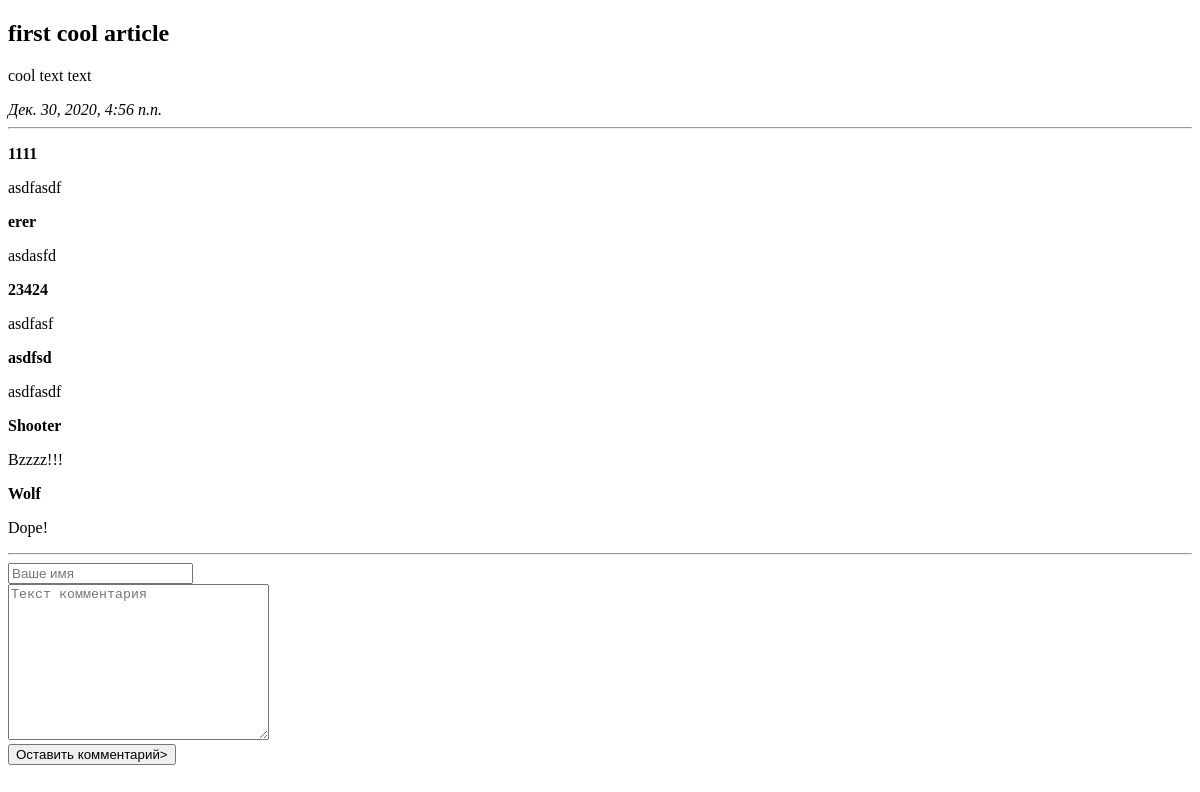
Before: /1/ with the older database file.
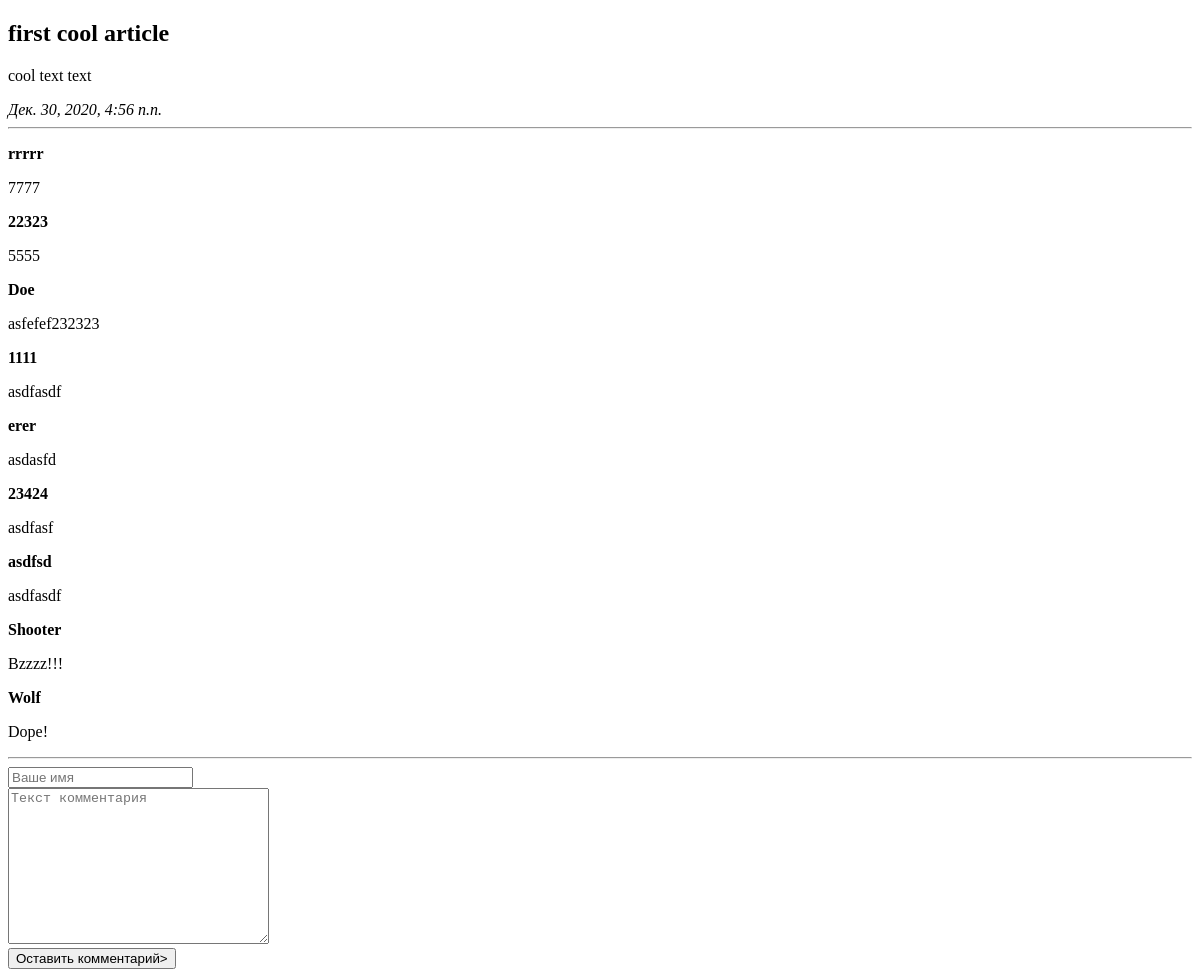
After: the same page with the newer database file.
### articles/models.py (models this page shows, shortened)
class Article(models.Model):
    article_title = models.CharField('название статьи', max_length=200)
    article_text = models.TextField('текст статьи')
    pub_date = models.DateTimeField('дата публикации')
    def was_published_recently(self):
        return self.pub_date >= (timezone.now() - datetime.timedelta(days=7))
    class Meta:
        verbose_name = 'Статья'
        verbose_name_plural = 'Статьи'

class Comment(models.Model):
    article = models.ForeignKey(Article, on_delete=models.CASCADE)
    author_name = models.CharField('имя автора', max_length=50)
    comment_text = models.CharField('текст комментария', max_length=200)
    class Meta:
        verbose_name = 'Комментарий'
        verbose_name_plural = 'Комментарии'

### articles/views.py (the view)
# urls.py: path('<int:article_id>/', views.detail, name='detail'),
def detail(request, article_id):
    try:
        a = Article.objects.get(id=article_id)
    except Exception:
        raise Http404("Статья не найдена!")
    latest_comments_list = a.comment_set.order_by('-id')[:10]
    return render(request, 'articles/detail.html',
                  {'article': a, 'latest_comments_list': latest_comments_list})

### templates/articles/detail.html (shortened to what this page needs)
{% extends 'base.html' %}
{% block content %}
<h2>{{ article.article_title }}</h2>
<p>{{ article.article_text }}</p>
<em>{{ article.pub_date }}</em>
<hr>
{% if latest_comments_list %}
	{% for c in latest_comments_list %}
		<p>
			<strong>{{ c.author_name }}</strong>
			<p>{{ c.comment_text }}</p>
		</p>
	{% endfor %}
{% else %}
Комментарии не найдены! Станьте первым ;)
{% endif %}
<hr>
<form action="{% url 'articles:leave_comment' article.id %}" method="POST">
	<input type="text" required placeholder="Ваше имя" name="name"><br>
	<textarea name="text" required="" placeholder="Текст комментария" cols="30"
		rows="10"></textarea><br>
	<button type="submit">Оставить комментарий></button>
</form>
{% endblock %}

### templates/base.html (shortened to what this page needs)
<!DOCTYPE html>
<html lang="ru">
	<head>
	</head>
	<body>
		{% block content %} {% endblock %}
	</body>
</html>

Changed rows visible on the page:
added Comment: author_name "rrrrr", comment_text "7777"
added Comment: author_name "22323", comment_text "5555"
added Comment: author_name "Doe", comment_text "asfefef232323"
